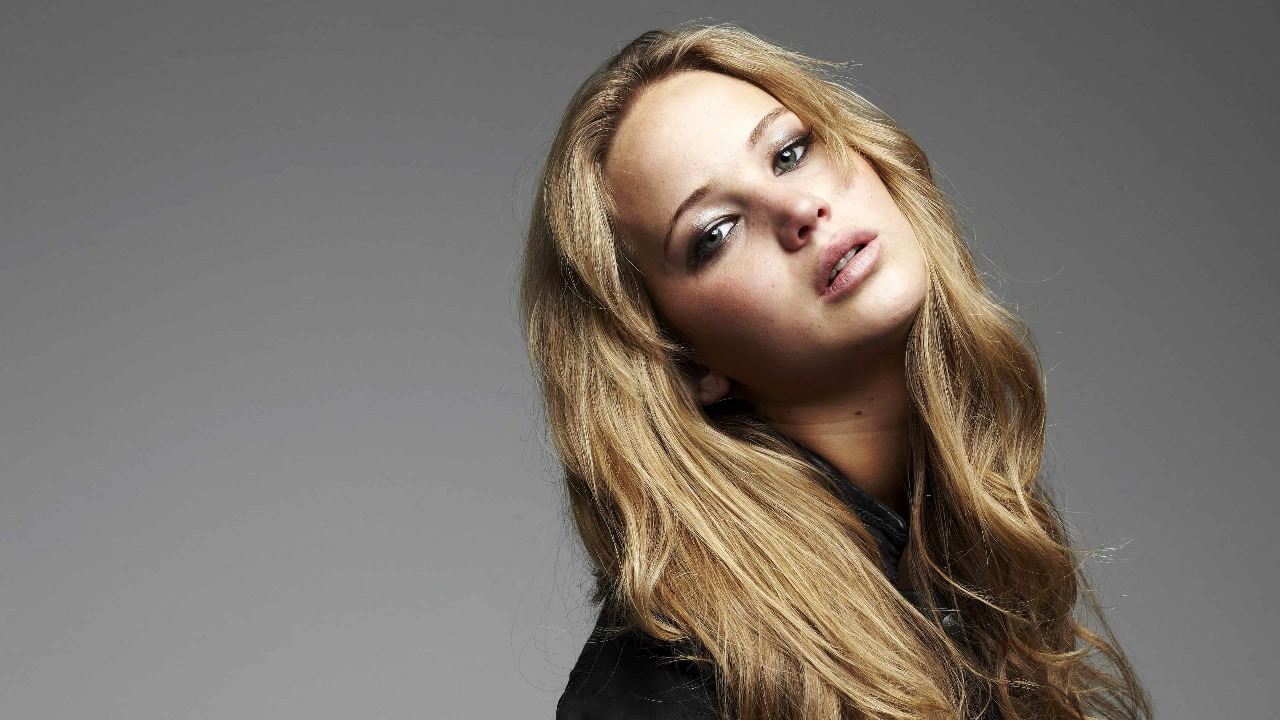
#> input picture Assignment/(6).jpg, 1280 x 720 px
$ jupyter execute --allow-errors Q6_code.ipynb
#> lines starting #> are read from the running program, lines starting #| are printed output that depends on the picture; after the words box and inside, x2 and y2 are one past the last pixel; in counts of white or black regions, pixels touching at a corner belong together
[cell 1]
import cv2
import numpy as np
import matplotlib.pyplot as plt

# Load the image
image = cv2.imread('(6).jpg')
#> image is the input picture: shape (720, 1280, 3); mean B, G, R 106.8, 114.4, 122.2
img=cv2.cvtColor(image,cv2.COLOR_BGR2RGB)
# Convert the image to the HSV color space
hsv_image = cv2.cvtColor(image, cv2.COLOR_BGR2HSV)
#> hsv_image: shape (720, 1280, 3); mean H, S, V 10.5, 36.4, 122.4
h, s, v = cv2.split(hsv_image)
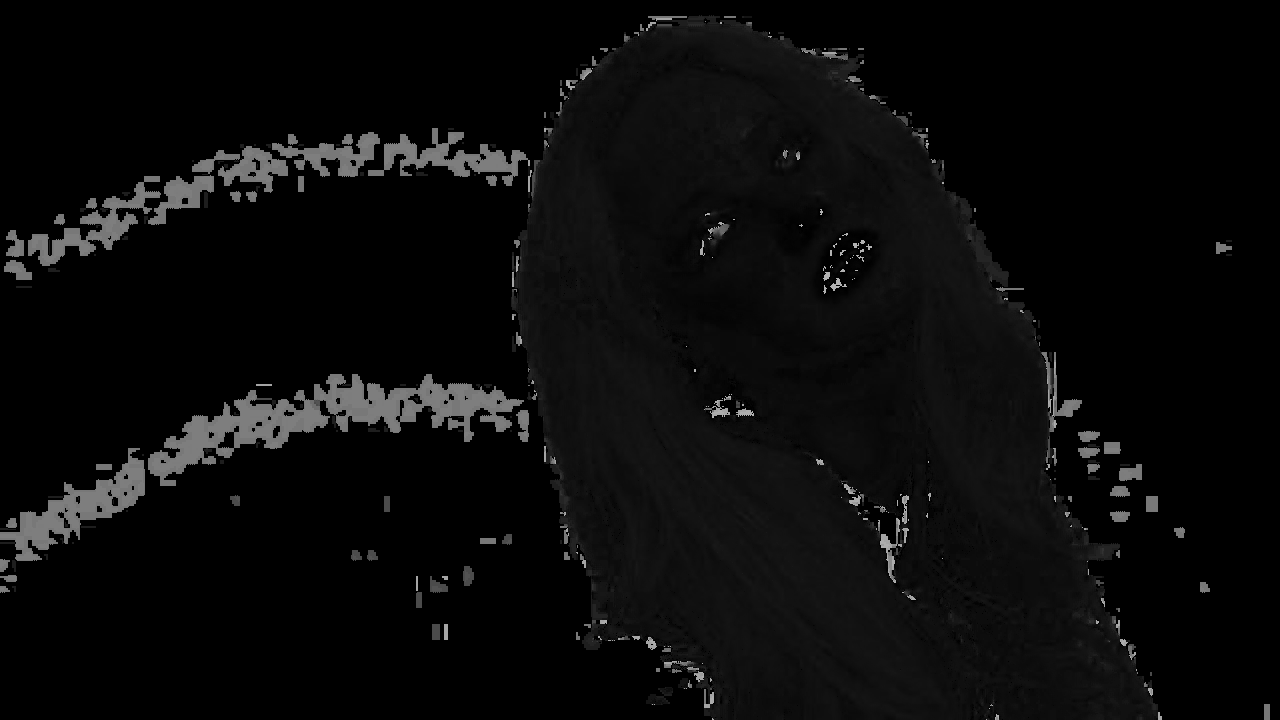
#> h: shape (720, 1280); min 0, max 179, mean 10.5

#plot the 3 image in gray scale
plt.subplot(141),plt.imshow(img),plt.title('Original')
plt.subplot(142),plt.imshow(h,'gray'),plt.title('Hue')
plt.subplot(143),plt.imshow(s,'gray'),plt.title('Saturation')
plt.subplot(144),plt.imshow(v,'gray'),plt.title('Value')
plt.show()

[cell 2]
#apply threshold to extract forground mask from plane h
Threshold=15
ret, mask = cv2.threshold(s, Threshold, 128, cv2.THRESH_BINARY)
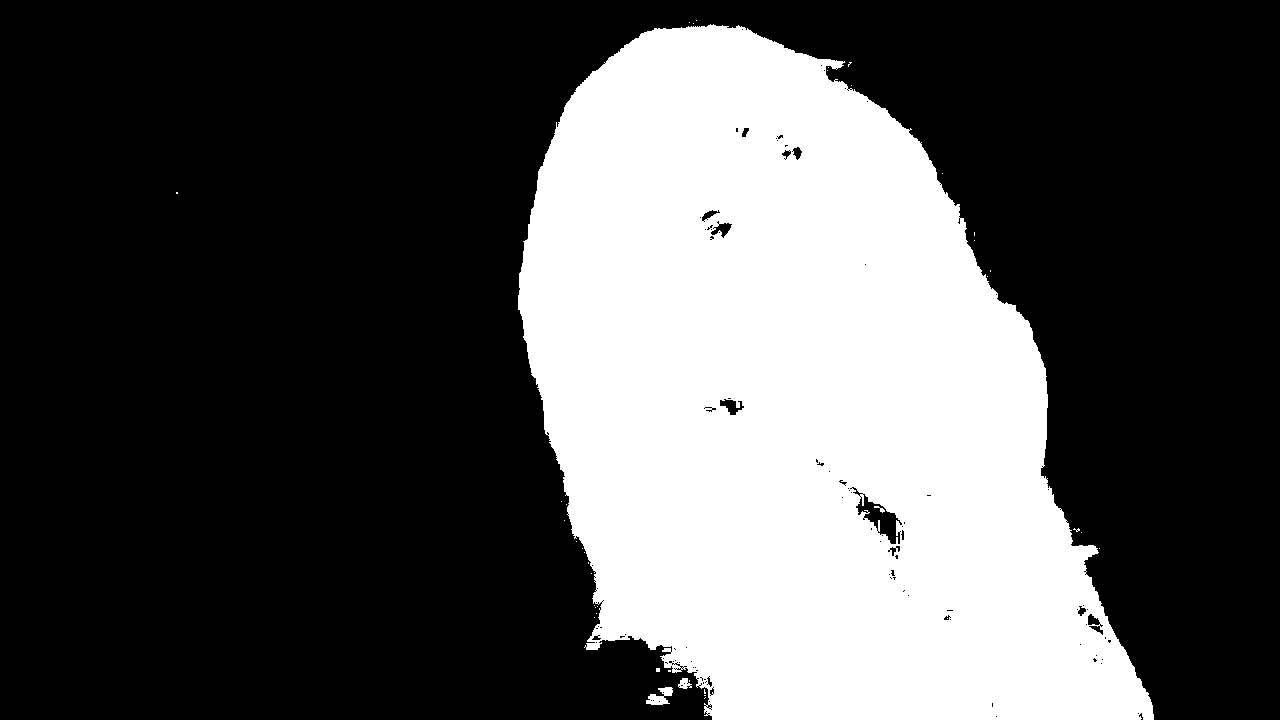
#> mask: shape (720, 1280); values 0 (black) and 128 (white), 32.8% white; 40 white regions (36 under 20 px), largest, box (x1, y1, x2, y2) and area: (518, 24, 1154, 720) 301645, (646, 687, 673, 705) 275, (678, 678, 692, 689) 94, (874, 506, 885, 513) 29
#> ret = 15


#plot the mask
plt.subplot(121),plt.imshow(mask,'gray'),plt.title('Mask')
plt.subplot(122),plt.imshow(cv2.bitwise_and(img,img, mask= mask)),plt.title('Foreground')
plt.show()


# [5 lines of commented-out code are left out]

[cell 3]
foreground=cv2.bitwise_and(img,img, mask= mask)
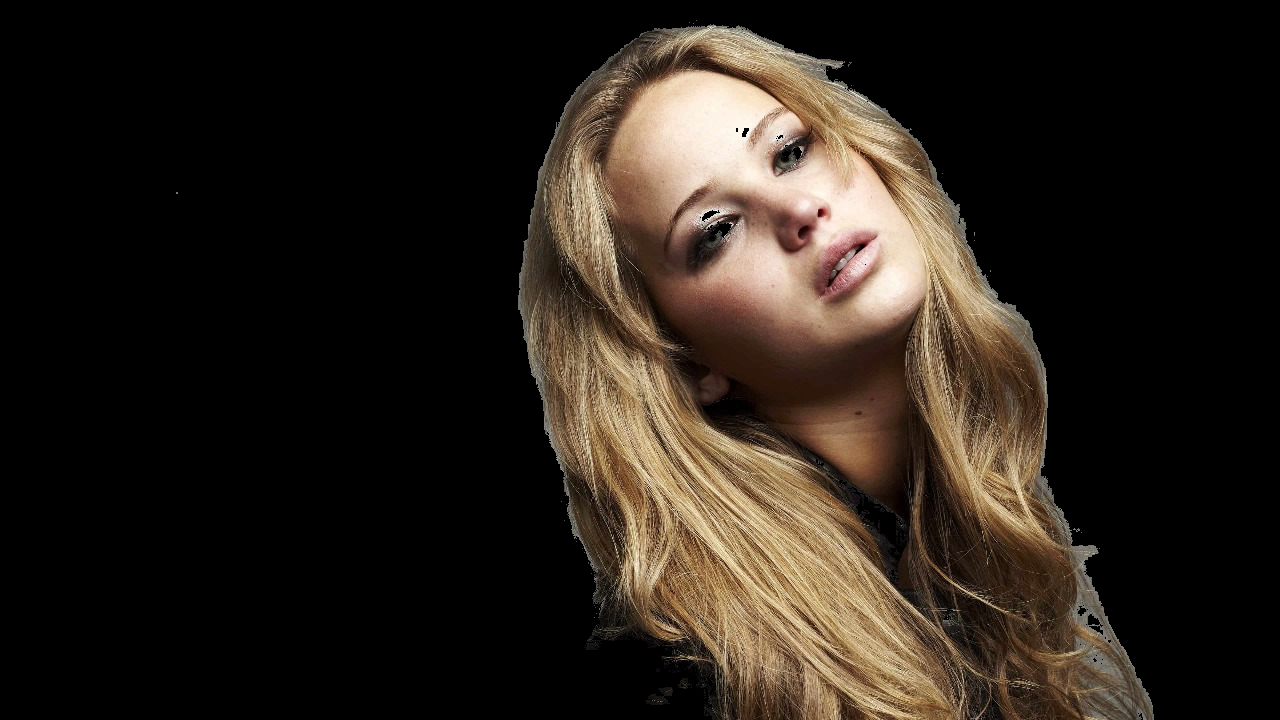
#> foreground: shape (720, 1280, 3); mean R, G, B 42.2, 34.3, 26.6
#plot the histogram of the foreground

hist,bins=np.histogram(foreground.ravel(),256,[0,256])
#> hist = 256 values, max 1862921 at index 0, min 1011 at index 248, mean 10800; bins = 257 values from 0 to 256

plt.hist(foreground.flatten(),256,[0,256], color = 'r')
plt.xlim([0,250])
plt.ylim([0,30000])


plt.show()
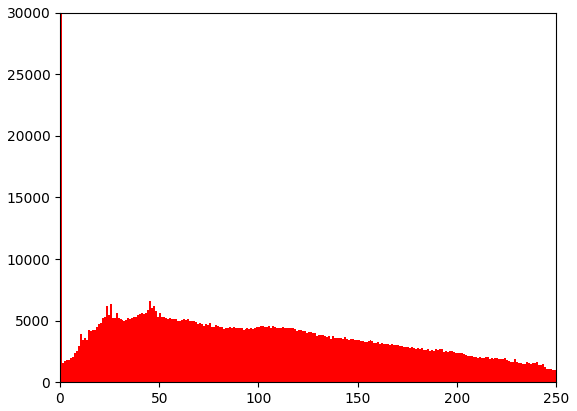
#> figure drawn by matplotlib, 1 panel; tallest bar 1862921 high, from x = 0 to 1

[cell 4]
hist,bins = np.histogram(foreground.ravel(),256,[0,256])
cdf = np.cumsum(hist)
#> cdf = 256 values from 1862921 to 2764800
cdf_normalized = cdf * float(hist.max()) / cdf.max()
#> cdf_normalized = 256 values from 1255235.3 to 1862921
plt.plot(cdf_normalized, color = 'b')
plt.plot(cdf_normalized, color = 'b')
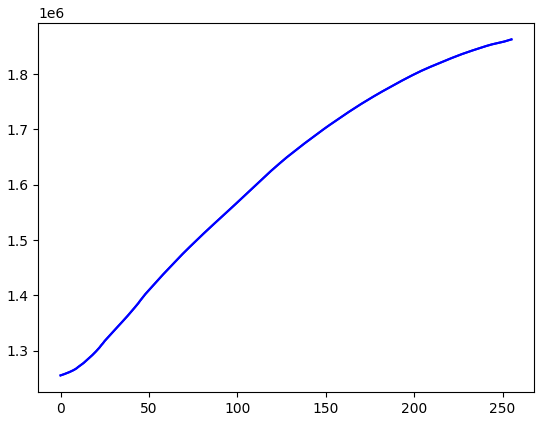
#> figure drawn by matplotlib, 1 panel; curve peaks at x = 255, y = 1862921; curve peaks at x = 255, y = 1862921

[cell 5]
foreground=cv2.bitwise_and(img,img, mask= mask)
#xonvert foreground to gray scale
#foreground=cv2.cvtColor(foreground,cv2.COLOR_RGB2GRAY)

#> (the rest of this cell did not finish here and is left out)

[cell 6]
import cv2
Threshold=15
ret, mask = cv2.threshold(s, 11, 1, cv2.THRESH_BINARY)
#> mask: shape (720, 1280); values 0 (black) and 1 (white), 33.1% white; 112 white regions (104 under 20 px), largest, box (x1, y1, x2, y2) and area: (515, 16, 1156, 720) 304298, (646, 687, 673, 705) 282, (678, 678, 692, 689) 100
img=cv2.imread("(6).jpg",0)
#> img: shape (720, 1280); min 0, max 255, mean 115.8
#extract background of the original image
mask=1-mask
img_back=cv2.bitwise_and(img,img,mask=mask)
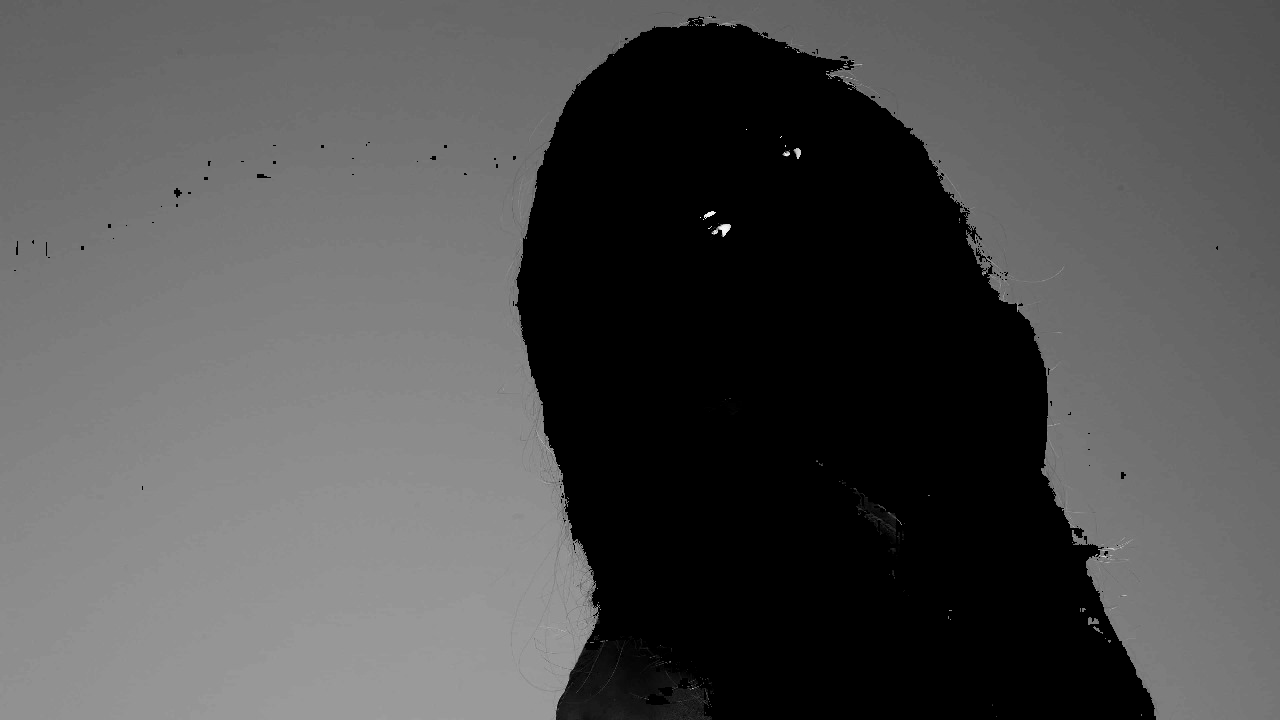
#> img_back: shape (720, 1280); min 0, max 255, mean 79.6


#plot the background
plt.subplot(121),plt.imshow(img_back,cmap="gray",vmin=0,vmax=255),plt.title('Background')
#plt.subplot(132),plt.imshow(cv2.bitwise_and(img,img, mask= mask)),plt.title('Foreground')
#> (the rest of this cell did not finish here and is left out)

$ run again, with Assignment/(1).jpg copied over Assignment/(6).jpg
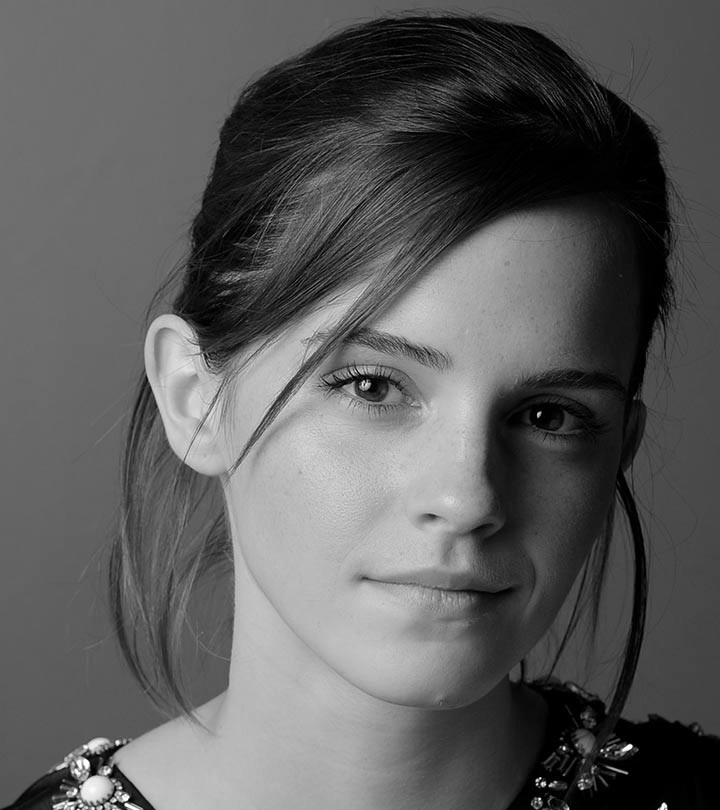
#> input picture Assignment/(1).jpg, 720 x 810 px
#> image is the input picture: shape (810, 720, 3); min 0, max 255, mean 92.2
#> hsv_image: shape (810, 720, 3); mean H, S, V 0, 0, 92.2
#> h: shape (810, 720); every value is 0
#> ret = 15
#> foreground: shape (810, 720, 3); every value is 0
#> hist = 256 values, max 1749600 at index 0, min 0 at index 1, mean 6834.4; bins = 257 values from 0 to 256
#> `plt.show()`:
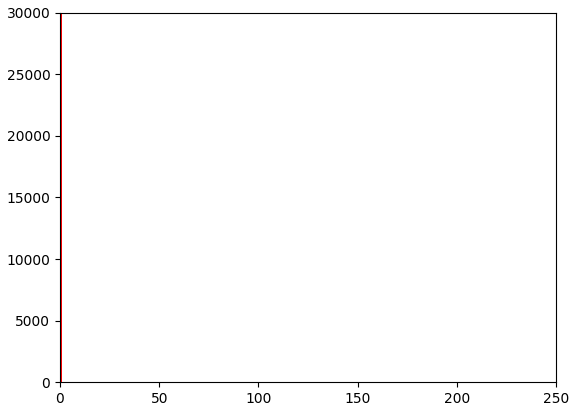
#> figure drawn by matplotlib, 1 panel; tallest bar 1749600 high, from x = 0 to 1
#> cdf = 256 values from 1749600 to 1749600
#> `[cell 4] hist,bins = np.histogram(foreground.ravel(),256,[0,256]) cdf ..`:
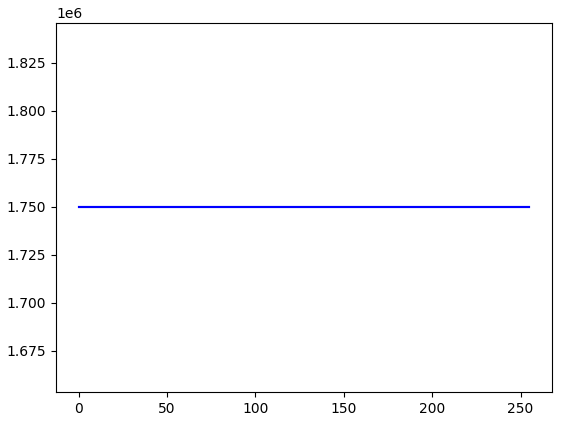
#> figure drawn by matplotlib, 1 panel
#> mask: shape (810, 720); every value is 1

$ run again, with Assignment/(2).jpg copied over Assignment/(6).jpg
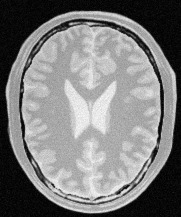
#> input picture Assignment/(2).jpg, 181 x 217 px
#> image is the input picture: shape (217, 181, 3); min 0, max 252, mean 123.8
#> hsv_image: shape (217, 181, 3); mean H, S, V 0, 0, 123.8
#> h: shape (217, 181); every value is 0
#> ret = 15
#> `plt.show()`:
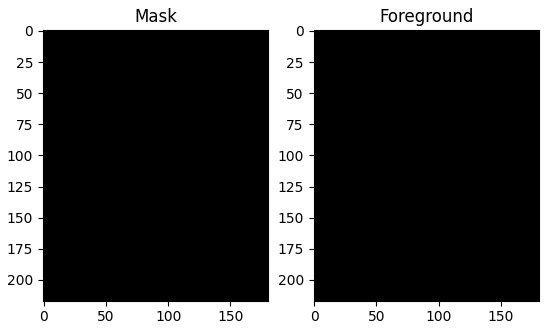
#> figure drawn by matplotlib, 2 panels
#> foreground: shape (217, 181, 3); every value is 0
#> hist = 256 values, max 117831 at index 0, min 0 at index 1, mean 460.3; bins = 257 values from 0 to 256
#> cdf = 256 values from 117831 to 117831
#> `[cell 4] hist,bins = np.histogram(foreground.ravel(),256,[0,256]) cdf ..`:
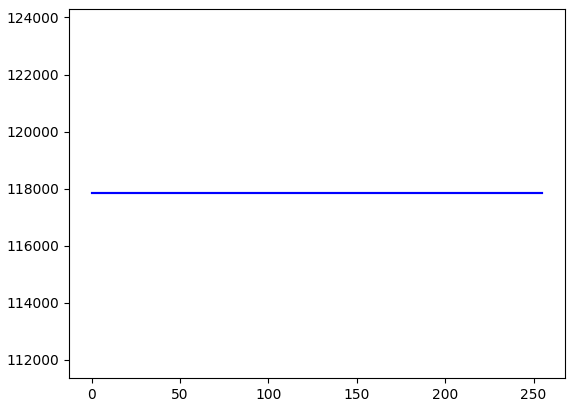
#> figure drawn by matplotlib, 1 panel
#> mask: shape (217, 181); every value is 1

$ run again, with Assignment/(3).jpg copied over Assignment/(6).jpg
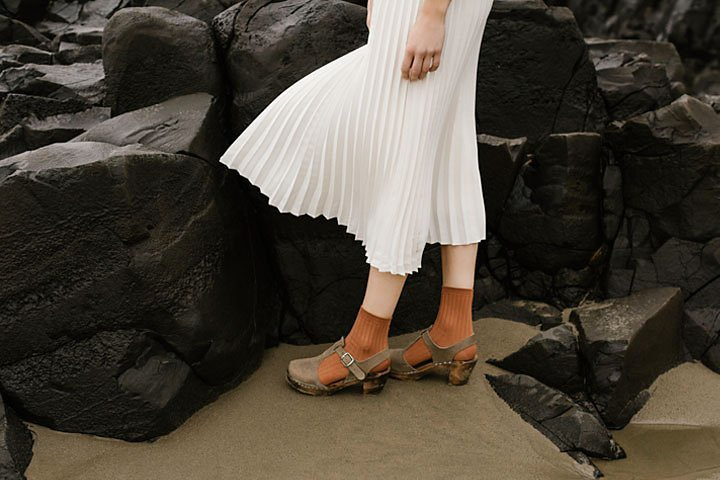
#> input picture Assignment/(3).jpg, 720 x 480 px
#> image is the input picture: shape (480, 720, 3); mean B, G, R 58.1, 68.6, 75.7
#> hsv_image: shape (480, 720, 3); mean H, S, V 21.1, 81.7, 75.8
#> `ret, mask = cv2.threshold(s, Threshold, 128, cv2.THRESH_BINARY)`:
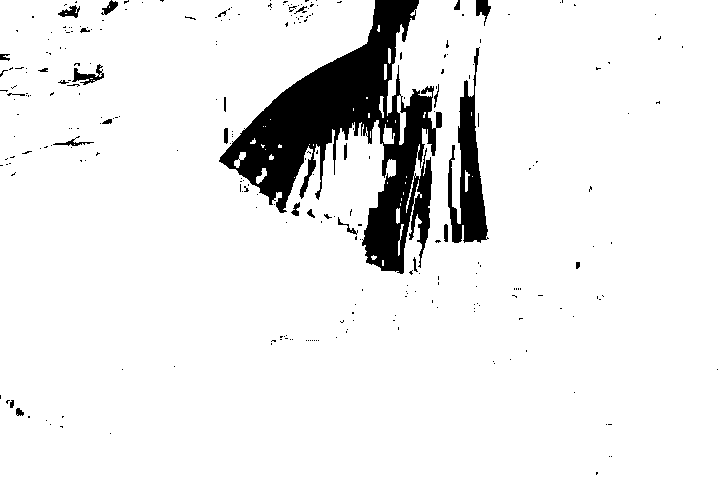
#> mask: shape (480, 720); values 0 (black) and 128 (white), 91.9% white; 273 black regions (244 under 20 px), largest, box (x1, y1, x2, y2) and area: (219, 0, 442, 274) 21964, (448, 47, 489, 243) 3450, (72, 64, 104, 85) 263
#> ret = 15
#> hist = 256 values, max 90681 at index 0, min 0 at index 248, mean 4050; bins = 257 values from 0 to 256
#> cdf = 256 values from 90681 to 1036800
#> cdf_normalized = 256 values from 7931.2 to 90681
#> `img_back=cv2.bitwise_and(img,img,mask=mask)`:
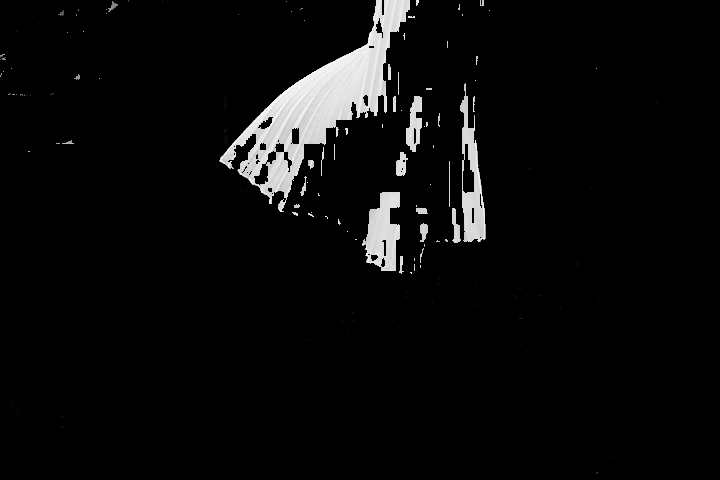
#> img_back: shape (480, 720); min 0, max 255, mean 10.8
